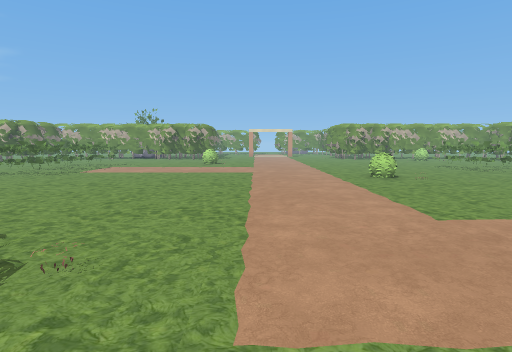
view 1 (above)

24 first-person views from a walk through a Godot game level. The camera is 1.3 m above the floor, tilts 6° down and sees 80° across. The floor is counted in squares, 1 m on a side. Each view is taken from the middle of a square. On the plan, view 1 faces up. The plan holds only what a view shows up to about 14 squares ahead; the rest is blank. The place goes on beyond the plan. Characters and animated objects are left out. Some surface patterns are stand-ins.

view 2
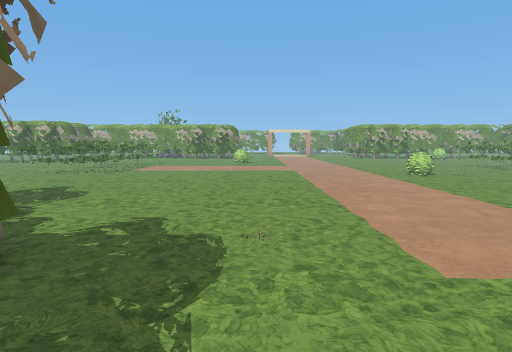

view 3
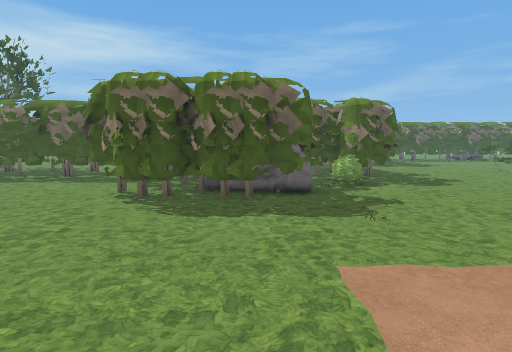

view 4
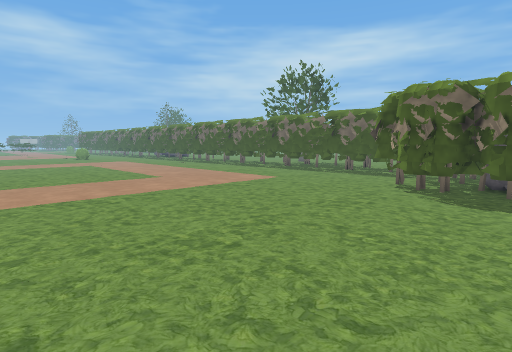

view 5
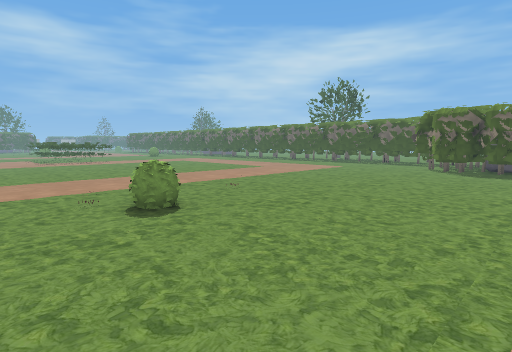

view 6
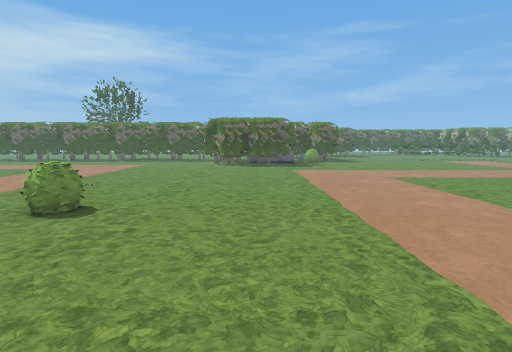

view 7
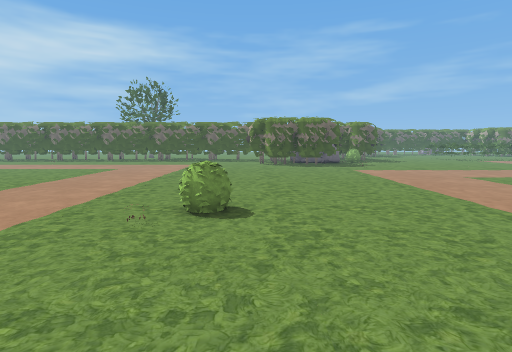

view 8
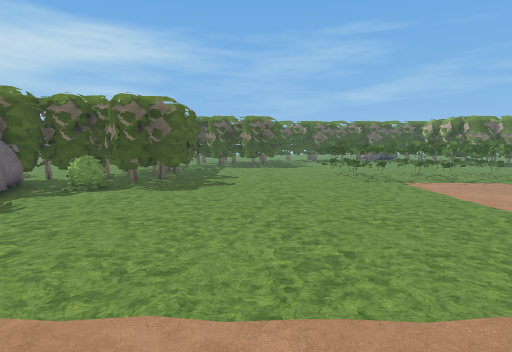

view 9
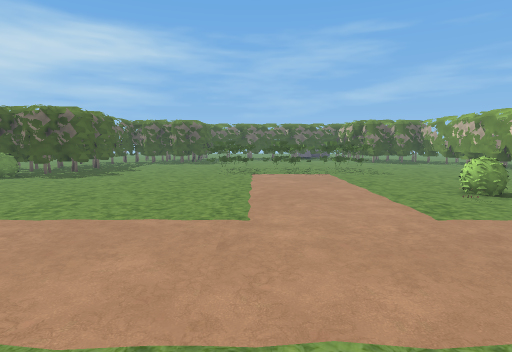

view 10
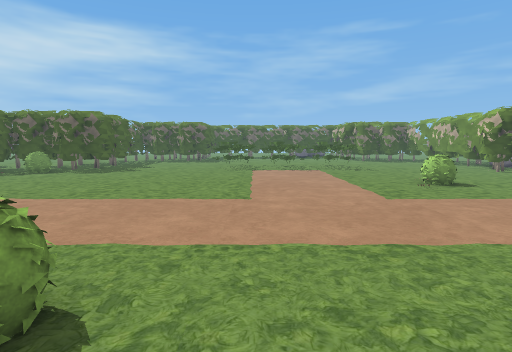

view 11
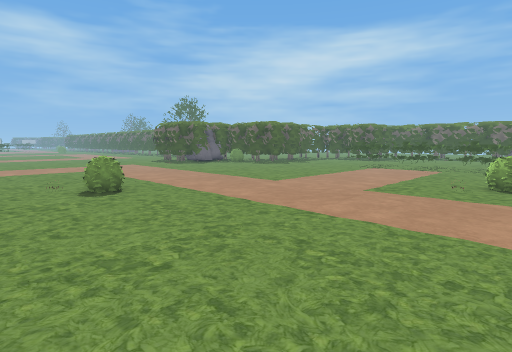

view 12
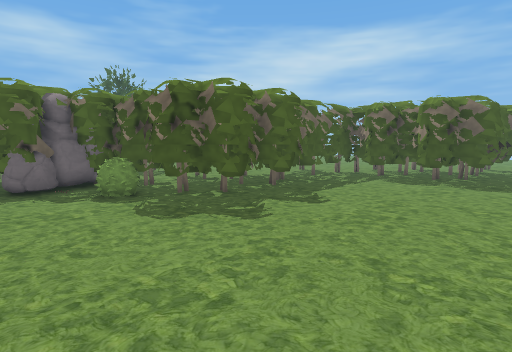

view 13
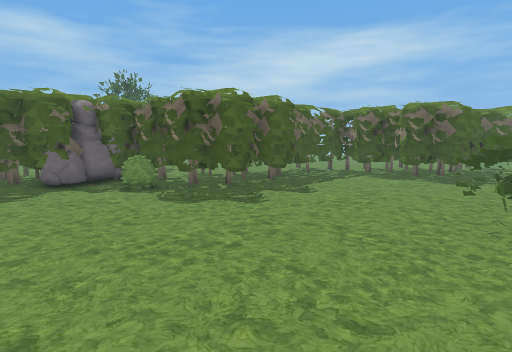

view 14
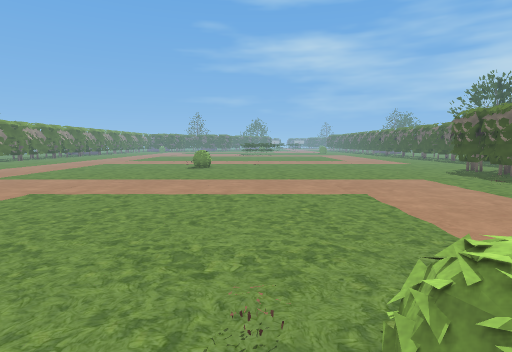

view 15
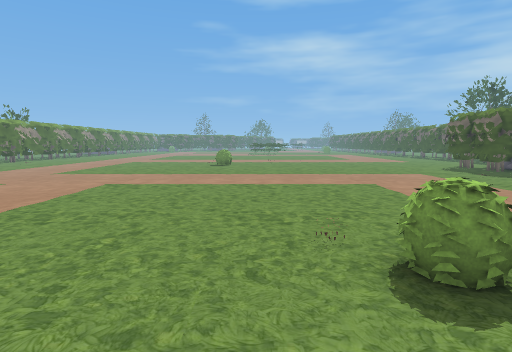

view 16
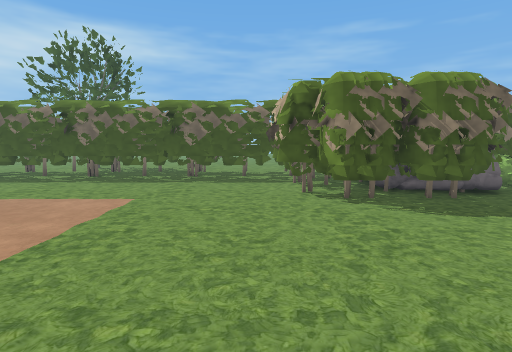

view 17
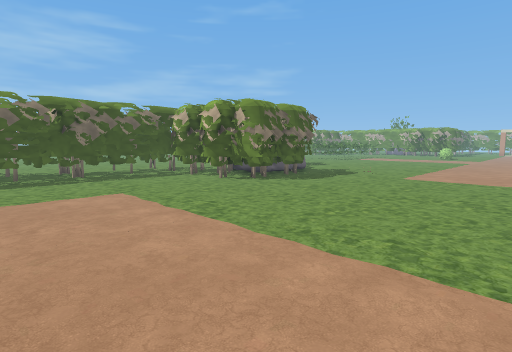

view 18
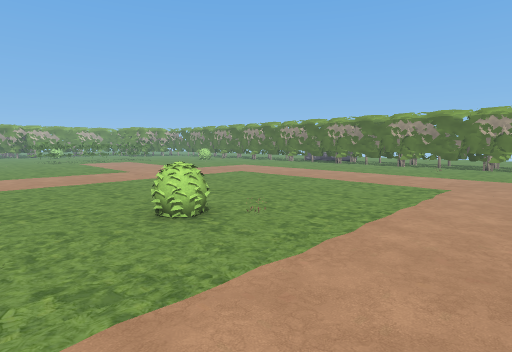

view 19
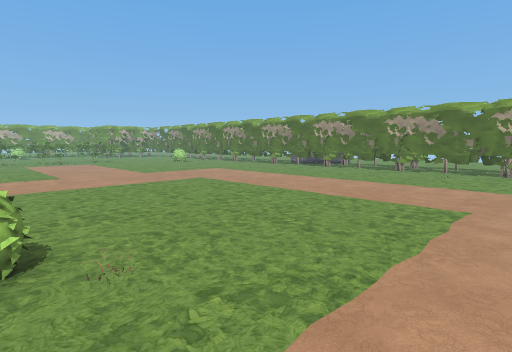

view 20
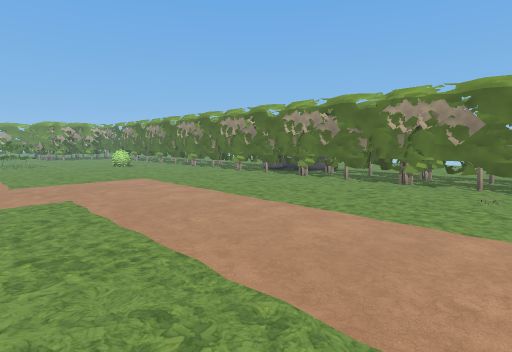

view 21
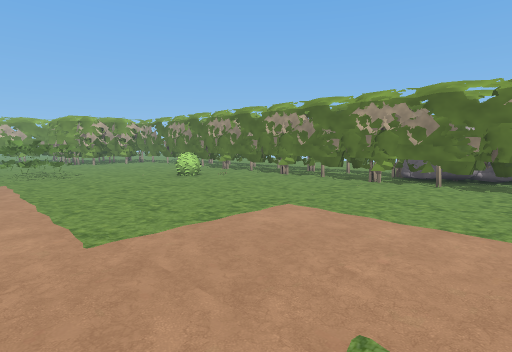

view 22
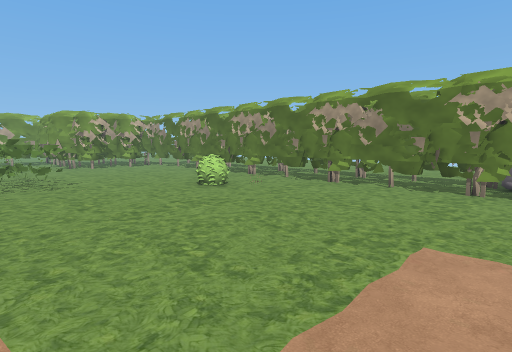

view 23
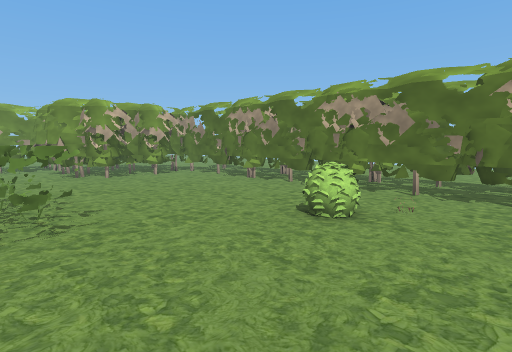

view 24
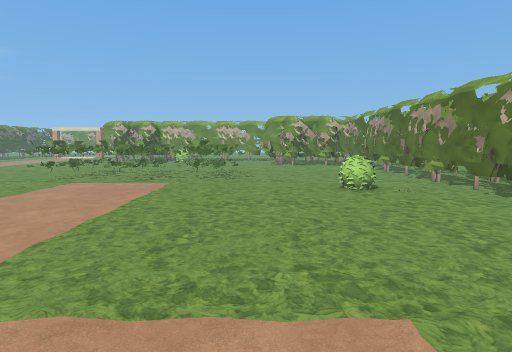

### Floor plan
Key: @ floor where view 1 was taken; # wall or solid block; . floor; B bush; F flower; R rock; T thing the floor can be seen under or through; O other object.
Columns run from 21 left of view 1 to 28 right of it. Each row starts with its distance up from view 1.
 21             .........  ..... .        ..######
 20          .. ......B..........         .......#
 19          ####......O..........       ........#
 18          ####.................       ........#
 17          ####..................########......#
 16          ####..................########......#
 15          ####..................########......#
 14          ####..................########......#  #.
 13         .####................................#  #.
 12       ...####.............B...............B..T  #.
 11 #..........................F...............O.T  #.
 10 #####........................................T  #.
  9   ####.......................................#  #.
  8   ####.......................................#  #.
  7   ####.......................................#  #.
  6     ##...####................................#
  5     ##########...............................#
  4           ####B..............................#   R
  3            ###.O...O.........................#  #R
  2             ###R#............................#   R
  1             ##  ##...........................#
  0          ...   ###...@.......................#
 -1          ...  ####...........................#  #.
 -2              #####...........................#  #.
 -3           #######............................#  #.
 -4             #.................B..............#
 -5          #  #..................O...........O.#
 -6          #  #................................#
 -7          #  #................................#
 -8          #  #..............................
 -9          #  #.....................
-10          #  #....................

Positions as (right, up) in squares from view 1, and headings:
1: (0, 0), facing up
2: (-2, -1), facing up
3: (3, 1), facing left
4: (5, 1), facing down-left
5: (12, 2), facing down-left
6: (15, 0), facing left
7: (15, -3), facing left
8: (2, 9), facing left
9: (5, 14), facing left
10: (7, 14), facing left
11: (8, 21), facing down-left
12: (-4, 12), facing down-left
13: (-3, 13), facing down-left
14: (6, 13), facing down
15: (7, 15), facing down
16: (3, -4), facing left
17: (4, -10), facing up-left
18: (6, -9), facing up-right
19: (9, -8), facing up-right
20: (14, -6), facing up-right
21: (14, 1), facing up-right
22: (15, 4), facing up-right
23: (16, 9), facing up-right
24: (18, 3), facing up
